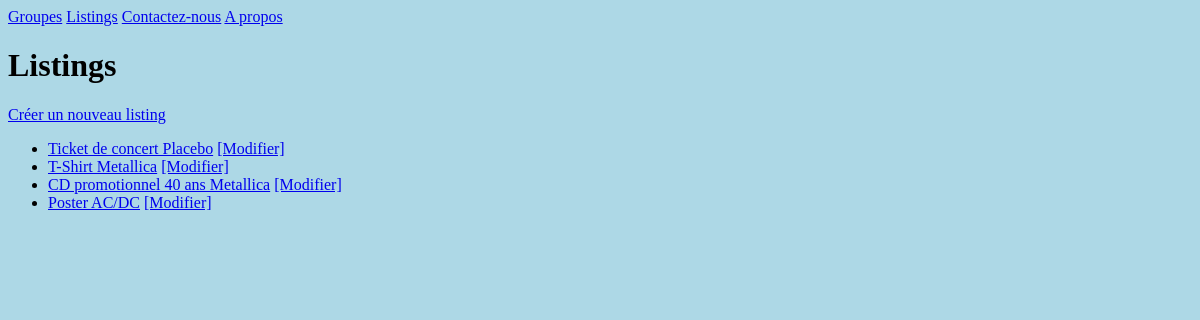
Page /listings/ on the earlier database version.
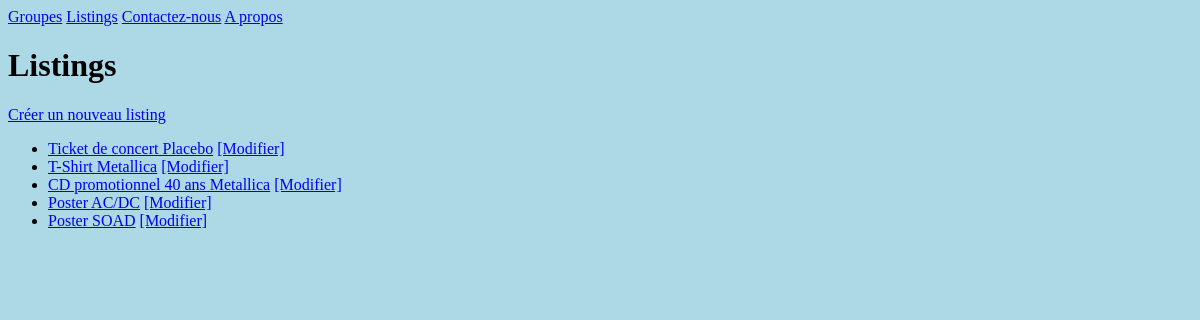
Same page on the later database version.
### listings/models.py (models this page shows, shortened)
class Listing(models.Model):
    class Type(models.TextChoices):
        RECORDS = 'RE'
        CLOTHING = 'CL'
        POSTERS = 'PO'
        MISCELLANEOUS = 'MI'
    title = models.fields.CharField(max_length=100)
    description = models.fields.CharField(max_length=1000)
    sold = models.fields.BooleanField(default=False)
    year = models.fields.IntegerField(validators=[MinValueValidator(1900),
                                                  MaxValueValidator(2022)],
                                      null=True, blank=True)
    type = models.fields.CharField(choices=Type.choices, max_length=5)
    band = models.ForeignKey(Band, null=True, on_delete=models.SET_NULL)

### listings/views.py (the view)
# urls.py: path('listings/', views.listing_list, name='listing-list'),
def listing_list(request):
    listings = Listing.objects.all()
    return render(request,
                  "listings/listing_list.html",
                  {"listings": listings})

### listings/templates/listings/listing_list.html
{% extends 'listings/base.html' %}
{% block content %}
<h1>Listings</h1>
<a href="{% url 'listing-create' %}">Créer un nouveau listing</a>
<ul>
    {% for listing in listings %}
    <li>
        <a href="{% url 'listing-detail' listing.id %}">{{listing.title}}</a>
        <a href="{% url 'listing-update' listing.id %}">[Modifier]</a>
    </li>
    {% endfor %}
</ul>
{%endblock %}

Differences in the rows shown:
added Listing: title "Poster SOAD"
